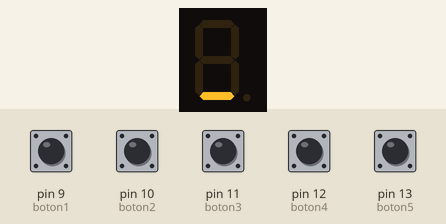
The sketch below on a simulated Arduino Uno, built with avr-gcc and run on an emulated ATmega328P. On the bench: 1-digit seven-segment display. Wiring (inferred from the names in the program): 1-digit 7-segment display, segments lit when HIGH: segments pin 2, pin 3, pin 4, pin 5, pin 6, pin 7, pin 8. The inputs (shaded band) are chosen by the test bench; at power-on: pin 9 (boton1), pin 10 (boton2), pin 11 (boton3), pin 12 (boton4), pin 13 (boton5) LOW. The segment pins are drawn as the display they are named for.

Above: at 1.2 s.
1.3 s: pin 9 (boton1) pulled HIGH for 0.25 s
At 2.6 s:
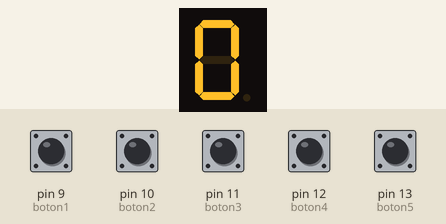
3.0 s: pin 10 (boton2) pulled HIGH for 0.25 s
At 4.0 s:
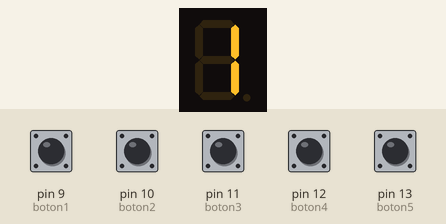
4.7 s: pin 11 (boton3) pulled HIGH for 0.25 s
At 5.4 s:
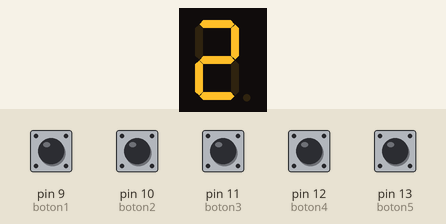
6.4 s: pin 12 (boton4) pulled HIGH for 0.25 s
At 6.7 s:
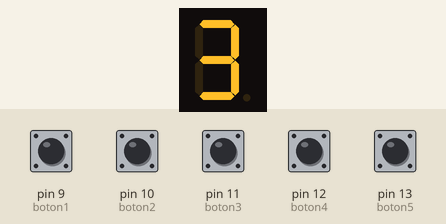
8.1 s: pin 13 (boton5) pulled HIGH for 0.25 s
At 9.2 s:
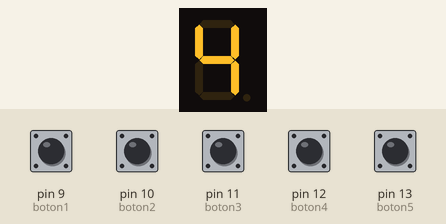
Timing chart, 0 to 10.8 s (numbered marks = the images above; inputs shaded):
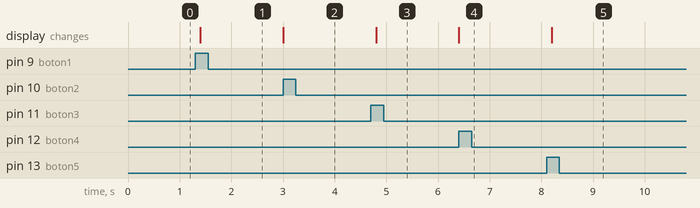

Measured:
- after the input at 1.3 s, the display: changes after 0.10 s (image 1)
- after the input at 3.0 s, the display: changes at once (image 2)
- after the input at 4.7 s, the display: changes after 0.10 s (image 3)
- after the input at 6.4 s, the display: changes at once (image 4)
- after the input at 8.1 s, the display: changes after 0.10 s (image 5)

The sketch:

MGAH_P2_N.ino
```cpp
// Definición de pines de los botones
const int boton1 = 9;
const int boton2 = 10;
const int boton3 = 11;
const int boton4 = 12;
const int boton5 = 13;

// Definición de pines del display de 7 segmentos
const int segA = 2;
const int segB = 3;
const int segC = 4;
const int segD = 5;
const int segE = 6;
const int segF = 7;
const int segG = 8;

// Tabla de patrones para los números del 0 al 9 en display de 7 segmentos
byte numeros[10] = {
  0b00111111,  // 0
  0b00000110,  // 1
  0b01011011,  // 2
  0b01001111,  // 3
  0b01100110,  // 4
  0b01101101,  // 5
  0b01111101,  // 6
  0b00000111,  // 7
  0b01111111,  // 8
  0b01101111   // 9
};

void setup() {
  // Configuración de los pines de los botones
  pinMode(boton1, INPUT);
  pinMode(boton2, INPUT);
  pinMode(boton3, INPUT);
  pinMode(boton4, INPUT);
  pinMode(boton5, INPUT);

  // Configuración de los pines de los segmentos del display
  pinMode(segA, OUTPUT);
  pinMode(segB, OUTPUT);
  pinMode(segC, OUTPUT);
  pinMode(segD, OUTPUT);
  pinMode(segE, OUTPUT);
  pinMode(segF, OUTPUT);
  pinMode(segG, OUTPUT);

  // Inicializa el anodo común a 5V
  digitalWrite(5, HIGH); // Asegúrate de que el anodo común esté conectado a 5V
}

void loop() {
  // Comprobamos el estado de los botones (puedes adaptar esta lógica según tus operaciones)

  if (digitalRead(boton1)) {
    mostrarNumero(0);  // Muestra el número 0 cuando se presiona el primer botón
  }
  else if (digitalRead(boton2)) {
    mostrarNumero(1);  // Muestra el número 1 cuando se presiona el segundo botón
  }
  else if (digitalRead(boton3)) {
    mostrarNumero(2);  // Muestra el número 2 cuando se presiona el tercer botón
  }
  else if (digitalRead(boton4)) {
    mostrarNumero(3);  // Muestra el número 3 cuando se presiona el cuarto botón
  }
  else if (digitalRead(boton5)) {
    mostrarNumero(4);  // Muestra el número 4 cuando se presiona el quinto botón
  }

  delay(200);  // Pequeño retraso para evitar lecturas erróneas (debido al rebote de los botones)
}

// Función para mostrar un número en el display de 7 segmentos
void mostrarNumero(int num) {
  byte patron = numeros[num];  // Obtenemos el patrón binario para el número

  // Controlar los segmentos de acuerdo al patrón binario
  digitalWrite(segA, bitRead(patron, 0));
  digitalWrite(segB, bitRead(patron, 1));
  digitalWrite(segC, bitRead(patron, 2));
  digitalWrite(segD, bitRead(patron, 3));
  digitalWrite(segE, bitRead(patron, 4));
  digitalWrite(segF, bitRead(patron, 5));
  digitalWrite(segG, bitRead(patron, 6));
}
```
